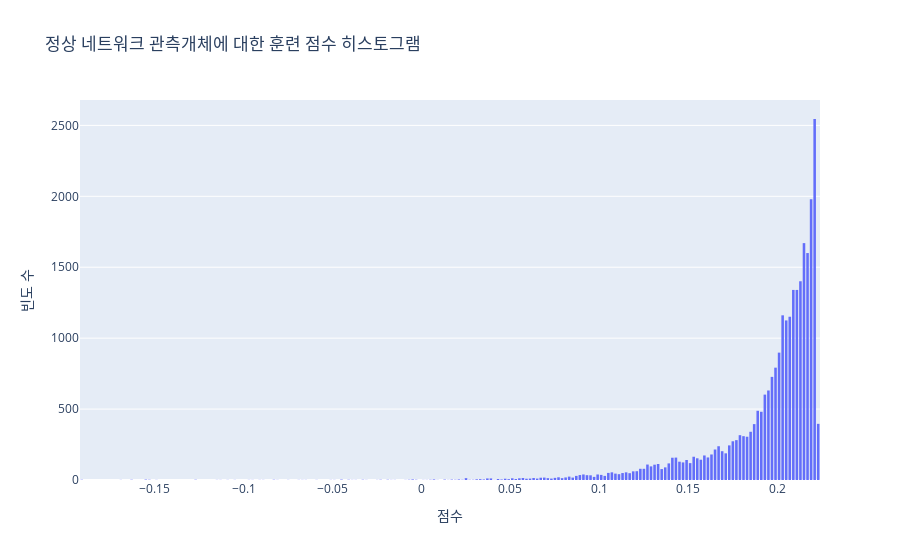

Notebook cell for this chart:
### Code cell
fig.show()

### Figure 1 — Plotly figure (JSON) as saved in the notebook; plotly's stock layout.template omitted (floating-point values rounded to 4 significant figures; data arrays with more than 128 entries replaced by an {"elided": "..."} marker saying what was removed)
{"data": [{"type": "histogram", "x": {"elided": "27472 float values"}}], "layout": {"autosize": true, "bargap": 0.2, "bargroupgap": 0.1, "title": {"text": "정상 네트워크 관측개체에 대한 훈련 점수 히스토그램"}, "xaxis": {"autorange": true, "range": [-0.192, 0.224], "title": {"text": "점수"}, "type": "linear"}, "yaxis": {"autorange": true, "range": [0, 2679.0], "title": {"text": "빈도 수"}}}}
